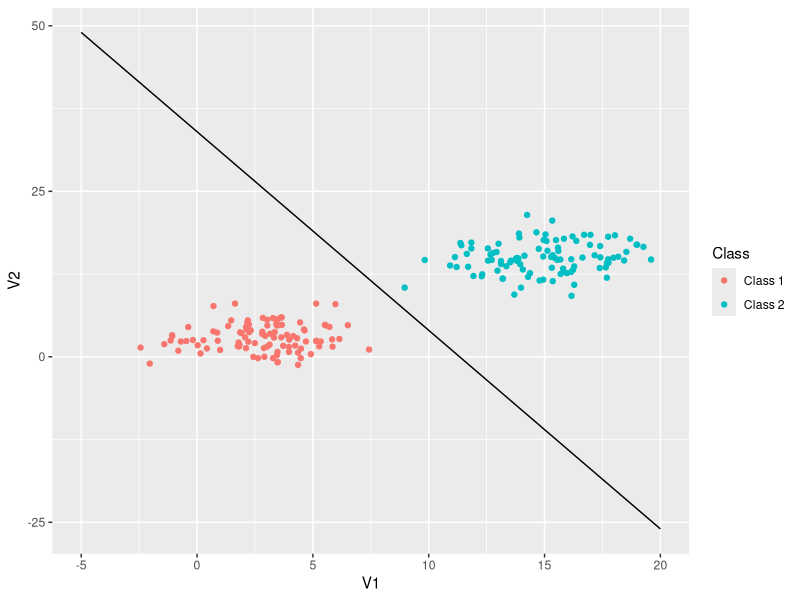

Write the R code that produced this figure.
## ---- chunk 1
library(knitr)
# make this an external chunk that can be included in any file
options(width = 100)
opts_chunk$set(message = F, error = F, warning = F, comment = NA, fig.align = 'center', dpi = 100, tidy = F, cache.path = '.cache/', fig.path = 'fig/')

options(xtable.type = 'html')
knit_hooks$set(inline = function(x) {
  if(is.numeric(x)) {
    round(x, getOption('digits'))
  } else {
    paste(as.character(x), collapse = ', ')
  }
})

knit_hooks$set(plot = knitr:::hook_plot_html)
## ---- chunk 2
library(ggplot2)
library(mvtnorm)

x = seq(-5,20)
line1 = data.frame(var1 = x ,var2 = -3*x + 34, Class = rep( length(x),"1"))

d = as.data.frame(rmvnorm(100, mean = c(3, 3), sigma = matrix(c(5, 0.5, 0.5, 5), nrow = 2)))
d$Class = rep("Class 1",100)

d2 =as.data.frame(rmvnorm(100, mean = c(15, 15), sigma = matrix(c(5, 0.5, 0.5, 5), nrow = 2)))
d2$Class = rep("Class 2",100)

dAll = rbind(d,d2)

m1 = ggplot(NULL) +
    geom_point(data = dAll,aes(x = V1, y=V2, color = Class)) +
    geom_line(data = line1, aes(x=var1, y=var2))

m1

